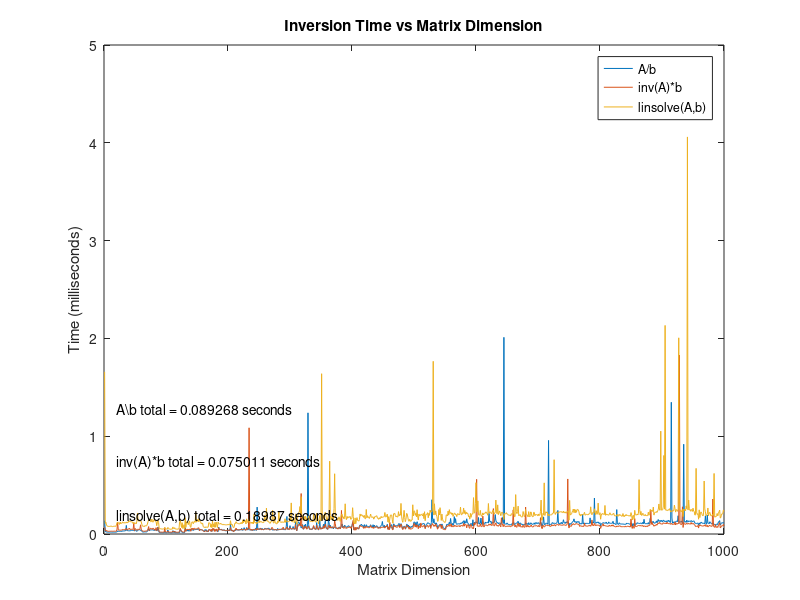

Source code (MATLAB):
A = [2 1; -1 1];
b = [0;3];

%linsolve(A,b);
%A\b;
%inv(A)*b;

% These all calculate to x = -1 and y = 2

%b.)

for i=1:1000
    id=eye(i);
    mat=rand(i);
    tic;
    A\b;
    x(i,1)=toc;
    tic;
    inv(A)*b;
    x(i,2)=toc;
    tic;
    linsolve(A,b);
    x(i,3)=toc;
 
end

plot(1000*x)
title('Inversion Time vs Matrix Dimension')
legend('A/b', 'inv(A)*b', 'linsolve(A,b)')
xlabel('Matrix Dimension')
ylabel('Time (milliseconds)')
text(20, max(x(:,2))*700,['A\b total = ', num2str(sum(x(:,1))), ' seconds'])
text(20, max(x(:,2))*400,['inv(A)*b total = ', num2str(sum(x(:,2))), ' seconds'])
text(20, max(x(:,2))*100,['linsolve(A,b) total = ', num2str(sum(x(:,3))), ' seconds'])